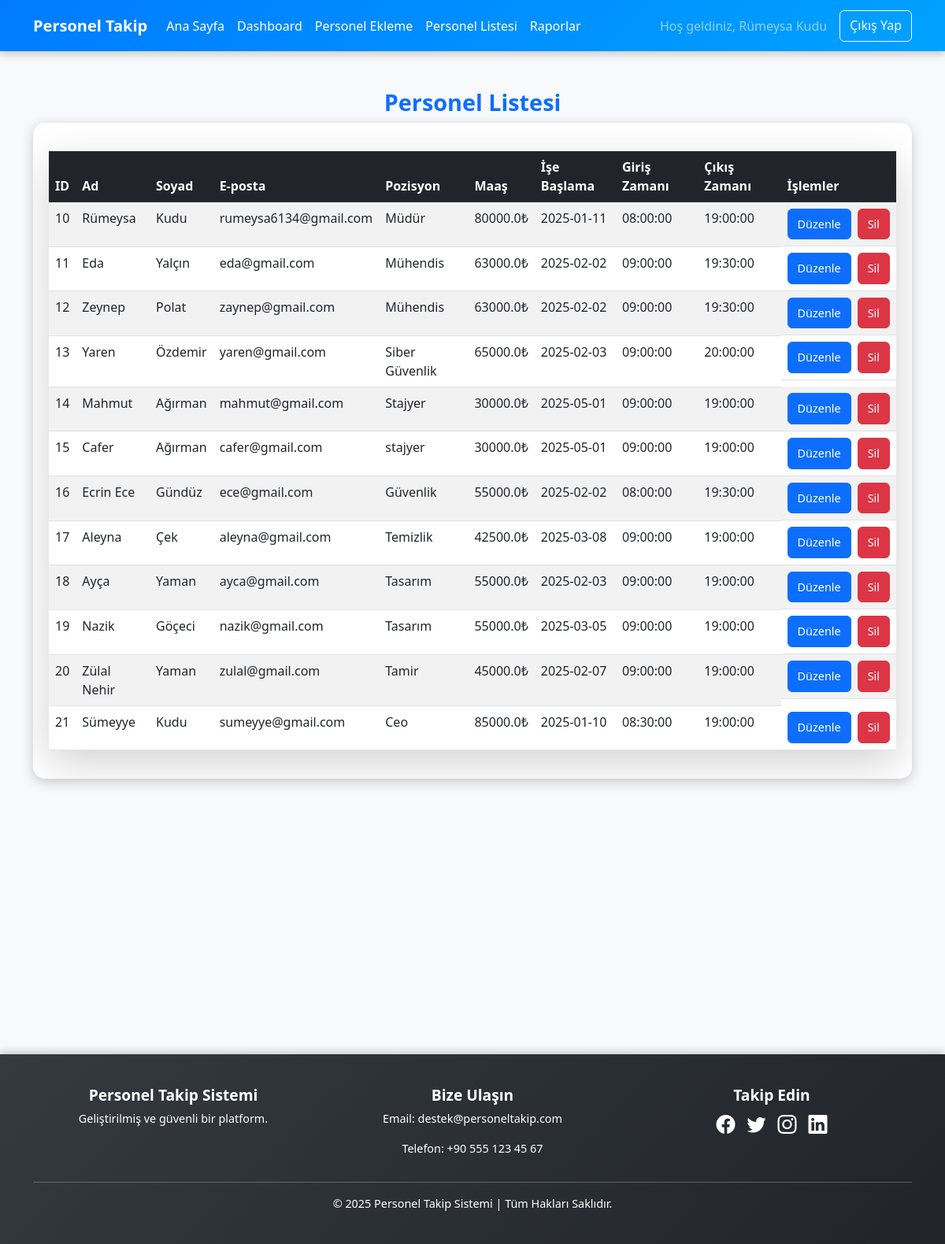
Screenshot of /liste (signed in) with the database file from the repository.
### db2json.py (models this page shows)
class User(db.Model):
    id = db.Column(db.Integer, primary_key=True)
    name = db.Column(db.String(100), nullable=False)
    email = db.Column(db.String(100), unique=True, nullable=False)
    password = db.Column(db.String(100), nullable=False)

### app.py (models this page shows, shortened)
class Personel(db.Model):
    id = db.Column(db.Integer, primary_key=True)
    user_id = db.Column(db.Integer, db.ForeignKey('user.id'), nullable=False)
    ad = db.Column(db.String(100), nullable=False)
    soyad = db.Column(db.String(100), nullable=False)
    email = db.Column(db.String(100), unique=True, nullable=False)
    pozisyon = db.Column(db.String(100), nullable=False)
    maas = db.Column(db.Float, nullable=False)
    ise_baslama_tarihi = db.Column(db.Date, nullable=False)
    giris_zamani = db.Column(db.Time, nullable=False)
    cikis_zamani = db.Column(db.Time, nullable=False)

### app.py (the view)
@app.route('/liste')
@login_required
def liste():
    personeller = Personel.query.filter_by(user_id=current_user.id).all()
    return render_template('liste.html', personeller=personeller)

### app.py (called while the page is built)
@login_manager.user_loader
def load_user(user_id):
    return User.query.get(int(user_id))

### templates/liste.html
{% extends 'base.html' %}
{% block content %}
<link rel="stylesheet" href="{{ url_for('static', filename='liste.css') }}">
<div class="liste">
<div class="container mt-5">
    <h3 class="text-center fw-bold text-primary">Personel Listesi</h3>
    <div class="table-responsive">
        <table class="table table-striped shadow-lg mt-3">
            <thead class="table-dark">
                <tr>
                    <th>ID</th>
                    <th>Ad</th>
                    <th>Soyad</th>
                    <th>E-posta</th>
                    <th>Pozisyon</th>
                    <th>Maaş</th>
                    <th>İşe Başlama</th>
                    <th>Giriş Zamanı</th>
                    <th>Çıkış Zamanı</th>
                    <th>İşlemler</th>
                </tr>
            </thead>
            <tbody>
                {% for personel in personeller %}
                <tr>
                    <td>{{ personel.id }}</td>
                    <td>{{ personel.ad }}</td>
                    <td>{{ personel.soyad }}</td>
                    <td>{{ personel.email }}</td>
                    <td>{{ personel.pozisyon }}</td>
                    <td>{{ personel.maas }}₺</td>
                    <td>{{ personel.ise_baslama_tarihi }}</td>
                    <td>{{ personel.giris_zamani }}</td>
                    <td>{{ personel.cikis_zamani }}</td>
                    <td class="d-flex gap-2">
                        <a href="{{ url_for('duzenle', personel_id=personel.id) }}" class="btn btn-primary">Düzenle</a>
                        <form action="{{ url_for('sil', personel_id=personel.id) }}" method="POST">
                            <button type="submit" class="btn btn-danger">Sil</button>
                        </form>
                    </td>
                </tr>
                {% endfor %}
            </tbody>
        </table>
    </div>
</div>
</div>
{% endblock %}

### templates/base.html (shortened to what this page needs)
<!DOCTYPE html>
<html lang="tr">
<head>
    <link href="https://cdn.jsdelivr.net/npm/bootstrap@5.3.0/dist/css/bootstrap.min.css" rel="stylesheet">
    <link rel="stylesheet" href="https://cdn.jsdelivr.net/npm/bootstrap-icons@1.7.2/font/bootstrap-icons.css">
</head>
<body>
    <nav class="navbar navbar-expand-lg navbar-dark bg-dark">
        <div class="container">
            <a class="navbar-brand" href="/">Personel Takip</a>
            <div class="collapse navbar-collapse" id="navbarNav">
                <ul class="navbar-nav">
                    <li class="nav-item">
                        <a class="nav-link" href="/">Ana Sayfa</a>
                    </li>
                    {% if current_user.is_authenticated %}
                    <li class="nav-item">
                        <a class="nav-link" href="{{ url_for('dashboard') }}">Dashboard</a>
                    </li>
                    <li class="nav-item">
                        <a class="nav-link" href="{{ url_for('ekleme') }}">Personel Ekleme</a>
                    </li>
                    <li class="nav-item">
                        <a class="nav-link" href="{{ url_for('liste') }}">Personel Listesi</a>
                    </li>
                    <li class="nav-item">
                        <a class="nav-link" href="{{ url_for('raporlar') }}">Raporlar</a>
                    </li>
                    {% endif %}
                </ul>
                <div class="auth-buttons d-flex ms-auto">
                    {% if current_user.is_authenticated %}
                        <span class="navbar-text me-3">Hoş geldiniz, {{ current_user.name }}</span>
                        <a href="{{ url_for('logout') }}" class="btn btn-outline-light">Çıkış Yap</a>
                    {% else %}
                        <a href="{{ url_for('login') }}" class="btn btn-outline-light me-2">Giriş Yap</a>
                        <a href="{{ url_for('register') }}" class="btn btn-light">Kayıt Ol</a>
                    {% endif %}
                </div>
            </div>
        </div>
    </nav>
        {% block content %}
        {% endblock %}
       <footer class="footer text-white">
    <div class="container">
        <div class="row">
            <div class="col-md-4 text-center">
                <h5 class="fw-bold">Personel Takip Sistemi</h5>
                <p style="color: white;">Geliştirilmiş ve güvenli bir platform.</p>
            </div>
            <div class="col-md-4 text-center">
                <h5 class="fw-bold">Bize Ulaşın</h5>
                <p>Email: destek@personeltakip.com</p>
                <p>Telefon: +90 555 123 45 67</p>
            </div>
            <div class="col-md-4 text-center">
                <h5 class="fw-bold">Takip Edin</h5>
                <div class="social-icons">
                    <a href="#" class="social-icon"><i class="bi bi-facebook"></i></a>
                    <a href="#" class="social-icon"><i class="bi bi-twitter"></i></a>
                    <a href="#" class="social-icon"><i class="bi bi-instagram"></i></a>
                    <a href="#" class="social-icon"><i class="bi bi-linkedin"></i></a>
                </div>
            </div>
        </div>
        <hr>
        <div class="text-center mt-3">
            <p class="mb-0">&copy; 2025 Personel Takip Sistemi | Tüm Hakları Saklıdır.</p>
        </div>
    </div>
</footer>
</body>
</html>

### static/liste.css (style rules this page uses)
.table-responsive { background: #ffffff; padding: 20px; border-radius: 15px; box-shadow: 0 4px 15px rgba(0, 0, 0, 0.2); }
h3 { font-size: 1.8rem; font-weight: bold; color: #007bff; }
.btn-primary, .btn-danger { font-size: 0.9rem; padding: 8px 12px; transition: transform 0.3s ease-in-out; }
td.d-flex { display: flex; justify-content: space-between; align-items: center; }
.liste { margin-bottom: 350px; }

### templates/base.html (style rules this page uses)
body { background-color: #f8f9fa; }
.navbar { background: linear-gradient(135deg, #007bff, #00a2ff); box-shadow: 0 4px 10px rgba(0, 0, 0, 0.2); height: 65px; }
.navbar-brand { font-weight: bold; color: white; }
.navbar-nav .nav-link { color: white; transition: color 0.3s ease-in-out; }
.footer { background: linear-gradient(135deg, #343a40, #212529); padding: 40px 0; box-shadow: 0 -3px 10px rgba(0, 0, 0, 0.2); }
.footer h5 { font-size: 1.2rem; }
.footer p { font-size: 0.9rem; }
.footer .social-icons { display: flex; justify-content: center; gap: 15px; }
.footer .social-icon { color: white; font-size: 1.5rem; transition: transform 0.3s ease-in-out, color 0.3s ease-in-out; }

### rows the page displays
User: name "Rümeysa Kudu"
Personel: id "10", ad "Rümeysa", soyad "Kudu", email "rumeysa6134@gmail.com", pozisyon "Müdür", maas "80000.0", ise_baslama_tarihi "2025-01-11", giris_zamani "08:00:00", cikis_zamani "19:00:00"
Personel: id "11", ad "Eda", soyad "Yalçın", email "eda@gmail.com", pozisyon "Mühendis", maas "63000.0", ise_baslama_tarihi "2025-02-02", giris_zamani "09:00:00", cikis_zamani "19:30:00"
Personel: id "12", ad "Zeynep", soyad "Polat", email "zaynep@gmail.com", pozisyon "Mühendis", maas "63000.0", ise_baslama_tarihi "2025-02-02", giris_zamani "09:00:00", cikis_zamani "19:30:00"
Personel: id "13", ad "Yaren", soyad "Özdemir", email "yaren@gmail.com", pozisyon "Siber Güvenlik", maas "65000.0", ise_baslama_tarihi "2025-02-03", giris_zamani "09:00:00", cikis_zamani "20:00:00"
Personel: id "14", ad "Mahmut", soyad "Ağırman", email "mahmut@gmail.com", pozisyon "Stajyer", maas "30000.0", ise_baslama_tarihi "2025-05-01", giris_zamani "09:00:00", cikis_zamani "19:00:00"
Personel: id "15", ad "Cafer", soyad "Ağırman", email "cafer@gmail.com", pozisyon "stajyer", maas "30000.0", ise_baslama_tarihi "2025-05-01", giris_zamani "09:00:00", cikis_zamani "19:00:00"
Personel: id "16", ad "Ecrin Ece", soyad "Gündüz", email "ece@gmail.com", pozisyon "Güvenlik", maas "55000.0", ise_baslama_tarihi "2025-02-02", giris_zamani "08:00:00", cikis_zamani "19:30:00"
Personel: id "17", ad "Aleyna", soyad "Çek", email "aleyna@gmail.com", pozisyon "Temizlik", maas "42500.0", ise_baslama_tarihi "2025-03-08", giris_zamani "09:00:00", cikis_zamani "19:00:00"
Personel: id "18", ad "Ayça", soyad "Yaman", email "ayca@gmail.com", pozisyon "Tasarım", maas "55000.0", ise_baslama_tarihi "2025-02-03", giris_zamani "09:00:00", cikis_zamani "19:00:00"
Personel: id "19", ad "Nazik", soyad "Göçeci", email "nazik@gmail.com", pozisyon "Tasarım", maas "55000.0", ise_baslama_tarihi "2025-03-05", giris_zamani "09:00:00", cikis_zamani "19:00:00"
Personel: id "20", ad "Zülal Nehir", soyad "Yaman", email "zulal@gmail.com", pozisyon "Tamir", maas "45000.0", ise_baslama_tarihi "2025-02-07", giris_zamani "09:00:00", cikis_zamani "19:00:00"
Personel: id "21", ad "Sümeyye", soyad "Kudu", email "sumeyye@gmail.com", pozisyon "Ceo", maas "85000.0", ise_baslama_tarihi "2025-01-10", giris_zamani "08:30:00", cikis_zamani "19:00:00"
